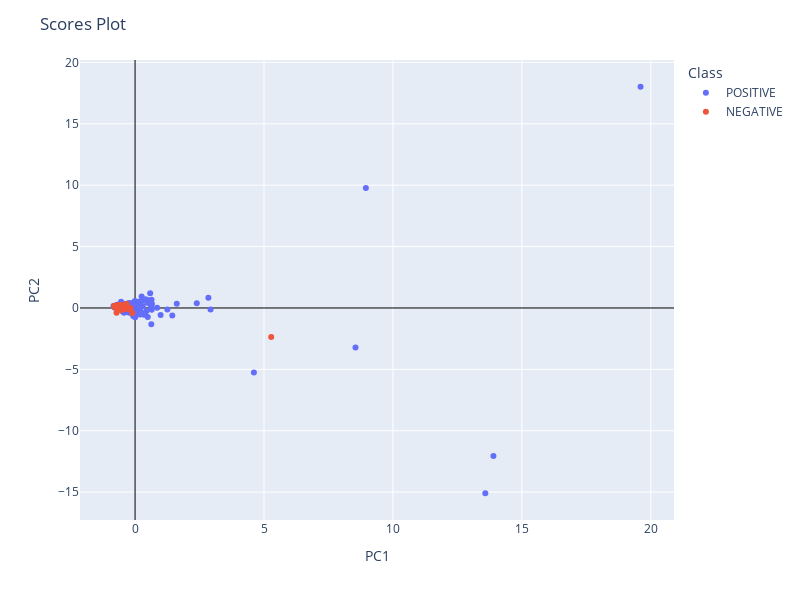

Here is the notebook cell this chart was saved with:
### Code cell
#Scores plot
import plotly.express as px
fig = px.scatter(scores, x="PC1", y="PC2", color="Class", hover_data=['Class'], hover_name =data.index)
fig.update_xaxes(zeroline=True, zerolinewidth=1, zerolinecolor='Black')
fig.update_yaxes(zeroline=True, zerolinewidth=1, zerolinecolor='Black')
fig.update_layout(
    height=600,
    width=800,
    title_text='Scores Plot')
fig.show()

### Figure 1 — Plotly figure (JSON) as saved in the notebook; plotly's stock layout.template omitted (floating-point values rounded to 4 significant figures; data arrays with more than 128 entries replaced by an {"elided": "..."} marker saying what was removed)
{"data": [{"customdata": {"elided": "185x1 str values"}, "hovertemplate": "<b>%{hovertext}</b><br><br>Class=%{customdata[0]}<br>PC1=%{x}<br>PC2=%{y}<extra></extra>", "hovertext": {"elided": "185 str values"}, "legendgroup": "POSITIVE", "marker": {"color": "#636efa", "symbol": "circle"}, "mode": "markers", "name": "POSITIVE", "orientation": "v", "showlegend": true, "type": "scatter", "x": {"elided": "185 float values"}, "xaxis": "x", "y": {"elided": "185 float values"}, "yaxis": "y"}, {"customdata": [["NEGATIVE"], ["NEGATIVE"], ["NEGATIVE"], ["NEGATIVE"], ["NEGATIVE"], ["NEGATIVE"], ["NEGATIVE"], ["NEGATIVE"], ["NEGATIVE"], ["NEGATIVE"], ["NEGATIVE"], ["NEGATIVE"], ["NEGATIVE"], ["NEGATIVE"], ["NEGATIVE"], ["NEGATIVE"], ["NEGATIVE"], ["NEGATIVE"], ["NEGATIVE"], ["NEGATIVE"], ["NEGATIVE"], ["NEGATIVE"], ["NEGATIVE"], ["NEGATIVE"], ["NEGATIVE"], ["NEGATIVE"], ["NEGATIVE"], ["NEGATIVE"], ["NEGATIVE"], ["NEGATIVE"], ["NEGATIVE"], ["NEGATIVE"], ["NEGATIVE"], ["NEGATIVE"], ["NEGATIVE"], ["NEGATIVE"], ["NEGATIVE"], ["NEGATIVE"], ["NEGATIVE"], ["NEGATIVE"], ["NEGATIVE"], ["NEGATIVE"], ["NEGATIVE"], ["NEGATIVE"], ["NEGATIVE"], ["NEGATIVE"], ["NEGATIVE"], ["NEGATIVE"], ["NEGATIVE"], ["NEGATIVE"], ["NEGATIVE"], ["NEGATIVE"], ["NEGATIVE"], ["NEGATIVE"], ["NEGATIVE"], ["NEGATIVE"], ["NEGATIVE"], ["NEGATIVE"], ["NEGATIVE"], ["NEGATIVE"], ["NEGATIVE"], ["NEGATIVE"], ["NEGATIVE"], ["NEGATIVE"], ["NEGATIVE"]], "hovertemplate": "<b>%{hovertext}</b><br><br>Class=%{customdata[0]}<br>PC1=%{x}<br>PC2=%{y}<extra></extra>", "hovertext": ["Subject_186", "Subject_187", "Subject_188", "Subject_189", "Subject_190", "Subject_191", "Subject_192", "Subject_193", "Subject_194", "Subject_195", "Subject_196", "Subject_197", "Subject_198", "Subject_199", "Subject_200", "Subject_201", "Subject_202", "Subject_203", "Subject_204", "Subject_205", "Subject_206", "Subject_207", "Subject_208", "Subject_209", "Subject_210", "Subject_211", "Subject_212", "Subject_213", "Subject_214", "Subject_215", "Subject_216", "Subject_217", "Subject_218", "Subject_219", "Subject_220", "Subject_221", "Subject_222", "Subject_223", "Subject_224", "Subject_225", "Subject_226", "Subject_227", "Subject_228", "Subject_229", "Subject_230", "Subject_231", "Subject_232", "Subject_233", "Subject_234", "Subject_235", "Subject_236", "Subject_237", "Subject_238", "Subject_239", "Subject_240", "Subject_241", "Subject_242", "Subject_243", "Subject_244", "Subject_245", "Subject_246", "Subject_247", "Subject_248", "Subject_249", "Subject_250"], "legendgroup": "NEGATIVE", "marker": {"color": "#EF553B", "symbol": "circle"}, "mode": "markers", "name": "NEGATIVE", "orientation": "v", "showlegend": true, "type": "scatter", "x": [-0.7271, -0.6882, -0.7153, -0.7465, -0.7874, -0.6771, -0.5502, -0.6446, -0.7013, -0.5355, -0.7367, -0.8083, -0.7165, -0.5683, -0.6281, -0.7897, -0.6497, -0.4661, -0.109, -0.7762, -0.7871, -0.7157, -0.3296, -0.395, -0.7247, -0.7408, -0.7828, -0.7611, -0.2452, -0.5996, -0.6898, -0.605, -0.5517, -0.7702, -0.7956, -0.4391, -0.7318, -0.639, -0.7213, -0.6546, -0.7552, -0.6675, -0.8014, -0.7558, -0.6592, -0.7616, -0.7189, -0.7583, -0.3953, -0.548, -0.4072, -0.5833, -0.7495, -0.7037, -0.7934, -0.1784, 5.28, -0.6852, -0.6421, -0.714, -0.756, -0.4864, -0.7433, -0.7034, -0.593], "xaxis": "x", "y": [0.1253, 0.01235, 0.1589, 0.1362, 0.1071, 0.1436, 0.2688, 0.04564, 0.1916, 0.0336, 0.1751, 0.1246, 0.1838, 0.135, 0.203, 0.1583, 0.2217, 0.01216, -0.4141, 0.1115, 0.1086, 0.1031, 0.3185, 0.2365, 0.09484, 0.09697, 0.1001, 0.1793, -0.1085, 0.002273, 0.005094, -0.02747, -0.02173, 0.09982, 0.1202, -0.006382, 0.05429, -0.02178, -0.05289, -0.1049, 0.0621, -0.0197, 0.1121, 0.1601, 0.05264, 0.127, -0.3845, 0.1455, -0.03253, -0.1808, -0.07643, 0.08854, 0.1345, 0.08877, 0.1571, -0.009347, -2.36, 0.04319, 0.01355, 0.02547, 0.0402, -0.04672, 0.06855, -0.07033, -0.001271], "yaxis": "y"}], "layout": {"height": 600, "legend": {"title": {"text": "Class"}, "tracegroupgap": 0}, "margin": {"t": 60}, "title": {"text": "Scores Plot"}, "width": 800, "xaxis": {"anchor": "y", "domain": [0, 1], "title": {"text": "PC1"}, "zeroline": true, "zerolinecolor": "Black", "zerolinewidth": 1}, "yaxis": {"anchor": "x", "domain": [0, 1], "title": {"text": "PC2"}, "zeroline": true, "zerolinecolor": "Black", "zerolinewidth": 1}}}
